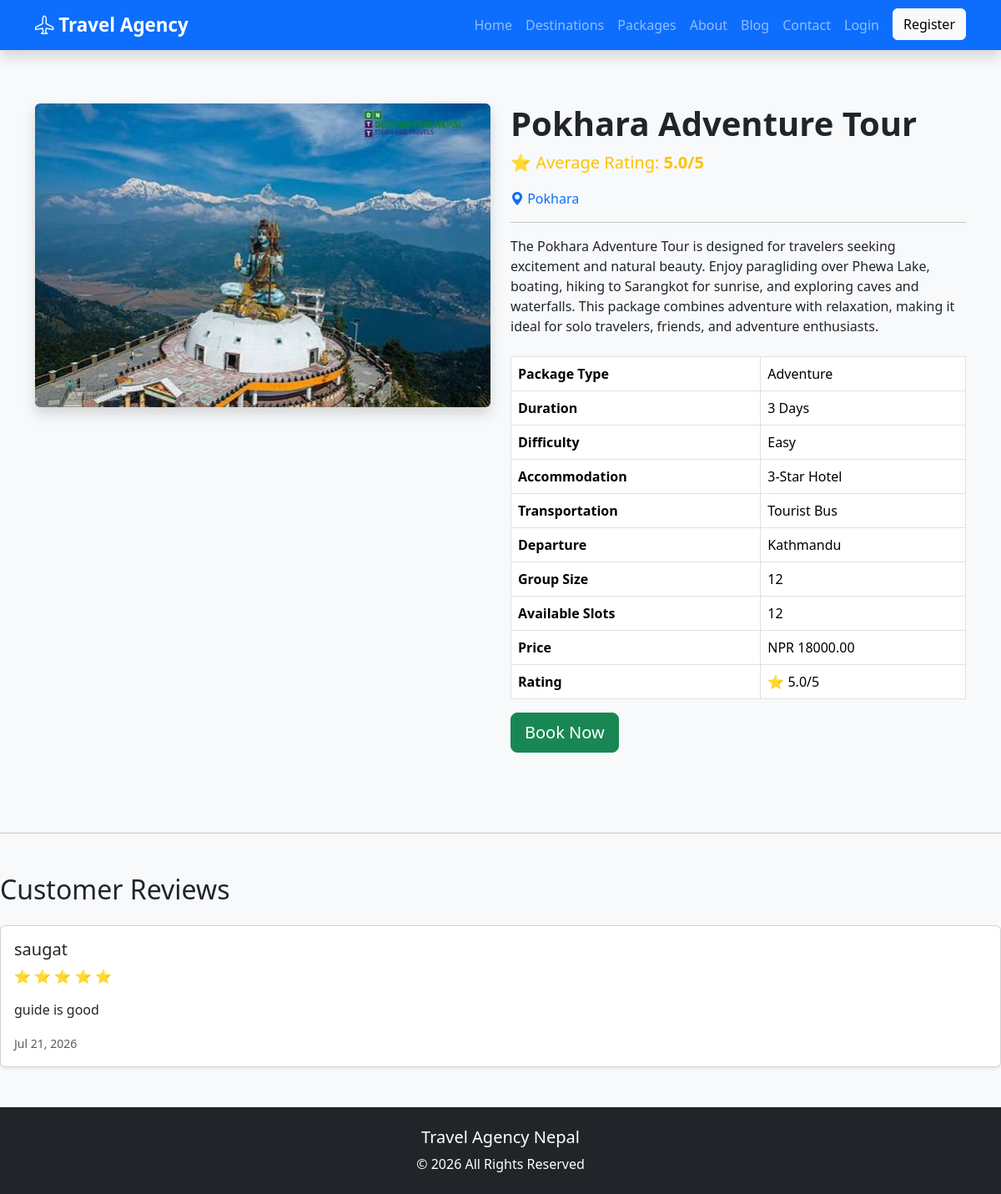
The page /packages/pokhara-adventure-tour/ on the database its author committed.
### packages/models.py (models this page shows, shortened)
class TourPackage(models.Model):
    DIFFICULTY_CHOICES = [
        ('Easy', 'Easy'),
        ('Moderate', 'Moderate'),
        ('Hard', 'Hard'),
    ]
    PACKAGE_TYPE_CHOICES = [
        ('Adventure', 'Adventure'),
        ('Family', 'Family'),
        ('Honeymoon', 'Honeymoon'),
        ('Luxury', 'Luxury'),
        ('Wildlife', 'Wildlife'),
        ('Cultural', 'Cultural'),
        ('Trekking', 'Trekking'),
    ]
    destination = models.ForeignKey(
        Destination,
        on_delete=models.CASCADE,
        related_name='tour_packages'
    )
    name = models.CharField(max_length=200)
    slug = models.SlugField(
        unique=True,
        blank=True
    )
    package_type = models.CharField(
        max_length=20,
        choices=PACKAGE_TYPE_CHOICES,
        default='Adventure'
    )
    short_description = models.CharField(max_length=255)
    description = models.TextField()
    duration = models.PositiveIntegerField(
        help_text="Duration in days"
    )
    price = models.DecimalField(
        max_digits=10,
        decimal_places=2
    )
    discount_price = models.DecimalField(
        max_digits=10,
        decimal_places=2,
        blank=True,
        null=True
    )
    max_group_size = models.PositiveIntegerField()
    available_slots = models.PositiveIntegerField(default=20)
    difficulty = models.CharField(
        max_length=20,
        choices=DIFFICULTY_CHOICES
    )
    accommodation = models.CharField(max_length=200)
    transportation = models.CharField(max_length=200)
    departure_location = models.CharField(max_length=150)
    meals_included = models.BooleanField(default=True)
    featured_image = models.ImageField(
        upload_to='packages/'
    )
    is_featured = models.BooleanField(default=False)
    is_available = models.BooleanField(default=True)
    created_at = models.DateTimeField(
        auto_now_add=True
    )
    updated_at = models.DateTimeField(
        auto_now=True
    )
    class Meta:
        ordering = ['name']
        verbose_name = "Tour Package"
        verbose_name_plural = "Tour Packages"

### destinations/models.py (models this page shows, shortened)
class Destination(models.Model):
    name = models.CharField(max_length=150)
    slug = models.SlugField(unique=True, blank=True)
    country = models.CharField(max_length=100)
    description = models.TextField()
    best_season = models.CharField(max_length=100)
    estimated_budget = models.DecimalField(
        max_digits=10,
        decimal_places=2
    )
    image = models.ImageField(
        upload_to='destinations/'
    )
    attractions = models.TextField()
    activities = models.TextField()
    is_featured = models.BooleanField(default=False)
    created_at = models.DateTimeField(auto_now_add=True)
    updated_at = models.DateTimeField(auto_now=True)
    class Meta:
        ordering = ['name']
        verbose_name = "Destination"
        verbose_name_plural = "Destinations"

### reviews/models.py (models this page shows, shortened)
class Review(models.Model):
    RATING_CHOICES = [
        (1, "1 Star"),
        (2, "2 Stars"),
        (3, "3 Stars"),
        (4, "4 Stars"),
        (5, "5 Stars"),
    ]
    user = models.ForeignKey(
        User,
        on_delete=models.CASCADE,
        related_name="reviews"
    )
    package = models.ForeignKey(
        TourPackage,
        on_delete=models.CASCADE,
        related_name="reviews"
    )
    rating = models.IntegerField(
        choices=RATING_CHOICES
    )
    comment = models.TextField()
    created_at = models.DateTimeField(
        auto_now_add=True
    )
    updated_at = models.DateTimeField(
        auto_now=True
    )
    class Meta:
        ordering = ['-created_at']
        unique_together = ('user', 'package')

### packages/views.py (the view, shortened to what this page needs)
# urls.py: path('<slug:slug>/', views.package_detail, name='package_detail'),
def package_detail(request, slug):
    package = get_object_or_404(
        TourPackage,
        slug=slug,
        is_available=True
    )
    reviews = Review.objects.filter(
        package=package
    ).select_related('user')
    average_rating = reviews.aggregate(
        Avg('rating')
    )['rating__avg']
    can_review = False
    already_reviewed = False
    is_in_wishlist = False
    if request.user.is_authenticated:
        is_in_wishlist = Wishlist.objects.filter(
            user=request.user,
            package=package
        ).exists()
    context = {
        'package': package,
        'reviews': reviews,'already_reviewed': already_reviewed,
        'average_rating': average_rating,
        'can_review': can_review,
        'already_reviewed': already_reviewed,
        'package': package,
        'is_in_wishlist': is_in_wishlist,
    }
    return render(
        request,
        'packages/package_detail.html',
        context
    )

### templates/packages/package_detail.html (shortened to what this page needs)
{% extends 'base.html' %}
{% block content %}
<section class="py-5">
    <div class="container">
        <div class="row">
            <div class="col-lg-6">
                <img src="{{ package.featured_image.url }}"
                     class="img-fluid rounded shadow"
                     alt="{{ package.name }}">
            </div>
            <div class="col-lg-6">
                <h1 class="fw-bold">
                    {{ package.name }}
                </h1>
                {% if average_rating %}
                <p class="text-warning fs-5">
                    ⭐ Average Rating:
                    <strong>{{ average_rating|floatformat:1 }}/5</strong>
                </p>
                {% else %}
                <p class="text-muted">
                    No reviews yet.
                </p>
                {% endif %}
                <p class="text-primary">
                    <i class="bi bi-geo-alt-fill"></i>
                    {{ package.destination.name }}
                </p>
                <hr>
                <p>{{ package.description }}</p>
                <table class="table table-bordered mt-4">
                    <tr>
                        <th>Package Type</th>
                        <td>{{ package.package_type }}</td>
                    </tr>
                    <tr>
                        <th>Duration</th>
                        <td>{{ package.duration }} Days</td>
                    </tr>
                    <tr>
                        <th>Difficulty</th>
                        <td>{{ package.difficulty }}</td>
                    </tr>
                    <tr>
                        <th>Accommodation</th>
                        <td>{{ package.accommodation }}</td>
                    </tr>
                    <tr>
                        <th>Transportation</th>
                        <td>{{ package.transportation }}</td>
                    </tr>
                    <tr>
                        <th>Departure</th>
                        <td>{{ package.departure_location }}</td>
                    </tr>
                    <tr>
                        <th>Group Size</th>
                        <td>{{ package.max_group_size }}</td>
                    </tr>
                    <tr>
                        <th>Available Slots</th>
                        <td>{{ package.available_slots }}</td>
                    </tr>
                    <tr>
                        <th>Price</th>
                        <td>NPR {{ package.price }}</td>
                    </tr>
                    <tr>
                        <th>Rating</th>
                        <td>
                            {% if average_rating %}
                                ⭐ {{ average_rating|floatformat:1 }}/5
                            {% else %}
                                No ratings yet
                            {% endif %}
                        </td>
                    </tr>
                </table>
                <div class="d-flex align-items-center gap-3">
                    <a href="{% url 'book_package' package.slug %}"
                        class="btn btn-success btn-lg">
                        Book Now
                    </a>
                </div>
            </div>
        </div>
    </div>
</section>
<hr class="my-5">
<h2 class="mb-4">
    Customer Reviews
</h2>
{% if reviews %}
    {% for review in reviews %}
    <div class="card mb-3 shadow-sm">
        <div class="card-body">
            <h5>
                {{ review.user.username }}
            </h5>
            <p class="text-warning">
                {% for i in "12345" %}
                    {% if forloop.counter <= review.rating %}
                        ⭐
                    {% else %}
                        ☆
                    {% endif %}
                {% endfor %}
            </p>
            <p>
                {{ review.comment }}
            </p>
            <small class="text-muted">
                {{ review.created_at|date:"M d, Y" }}
            </small>
        </div>
    </div>
    {% endfor %}
{% else %}
<div class="alert alert-info">
Be the first to review this package!
</div>
{% endif %}
{% endblock %}

### static/css/style.css (style rules this page uses)
body { background:#f8f9fa; }

### rows shown on the page
TourPackage: featured_image (picture), name "Pokhara Adventure Tour", destination.name "Pokhara", description "The Pokhara Adventure Tour is designed for travelers seeking excitement and natural beauty. Enjoy paragliding over Phewa Lake, boating, hiking to Sarangkot for sunrise, and exploring caves and waterfalls. This package combines adventure with relaxation, making it ideal for solo travelers, friends, and adventure enthusiasts.", package_type "Adventure", duration "3", difficulty "Easy", accommodation "3-Star Hotel", transportation "Tourist Bus", departure_location "Kathmandu", max_group_size "12", available_slots "12", price "18000.00"
Review: user.username "saugat", rating 5 (drawn), comment "guide is good", created_at "Jul 21, 2026"

### other values the page prints
{{ average_rating|floatformat:1 }} "5.0"
